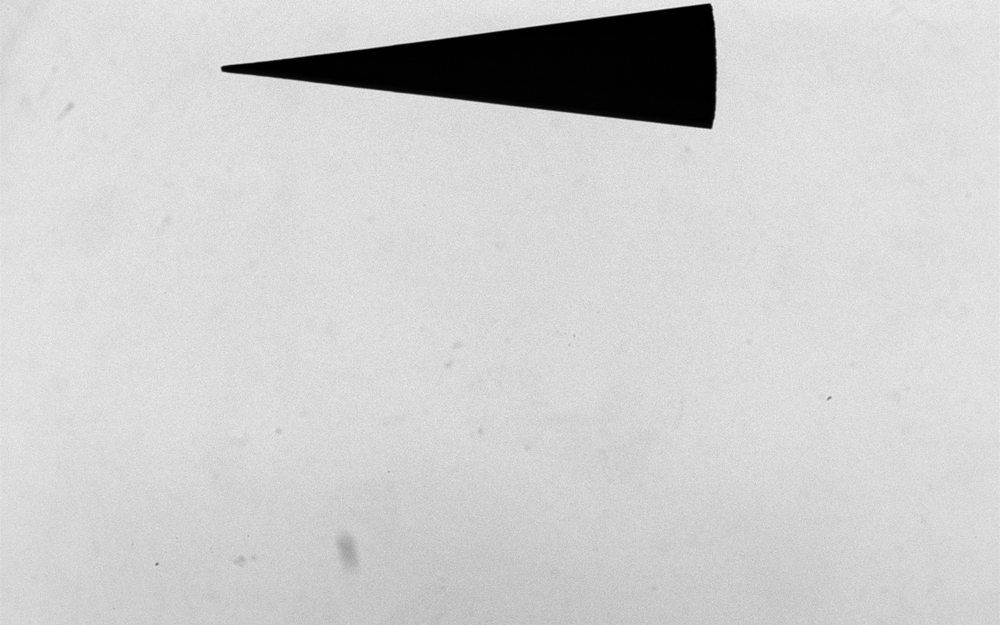
#> input picture data/images/cone_000.tif, 1000 x 625 px, shrunk from 1280 x 800 before the run
$ python -i find_cone_edges.py   (imports and definitions only)
#> lines starting #> are read from the running program, lines starting #| are printed output that depends on the picture; after the words box and inside, x2 and y2 are one past the last pixel; in counts of white or black regions, pixels touching at a corner belong together
#> further down, picture is the input picture: shape (625, 1000); min 0, max 242, mean 205.1
"""
find_cone_edges.py
------------------------

Automatic Python port of the MATLAB edge-tracing routines
(`find_cone_edge_points.m`, `find_nearest_edge_points.m`,
`trace_edge.m`, `trace_edge_stopstart.m`, `get_new_indices.m`)
written by Dr. Stuart Laurence of UMD.

The original MATLAB code relied on the user clicking start/stop points on
every frame.  This version runs fully automatically, which makes it
suitable for batch-processing hundreds of images.

How it works
============
For each image:

1.  The dark cone is segmented from the lighter background using Otsu
    thresholding, and the largest connected component (the cone itself)
    is kept.  Any holes inside the silhouette are filled.

2.  A Canny edge detector is run on the original intensity image with the
    same threshold/sigma defaults as the MATLAB script
    (``threshold = [0.03, 0.1]``, ``smooth_sigma = 1.0``).

3.  Canny edges are restricted to a thin band around the silhouette
    boundary, so stray edges elsewhere in the image cannot contaminate the
    result.

4.  For every image column that contains cone pixels, the top-most and
    bottom-most edge pixels are taken as the upper-surface and
    lower-surface points, respectively.  This is the fully automatic
    equivalent of the manual "start point / stop point" tracing in the
    MATLAB version, and it naturally ignores the vertical base of the
    cone.

5.  Results are written to ``<edge_dir>/frame<N>_upper.txt`` and
    ``<edge_dir>/frame<N>_lower.txt`` in exactly the same tab-separated
    ``x\\ty`` format produced by the MATLAB script, so any downstream
    code that reads those files should continue to work unchanged.

Usage
=====
From the command line::

    python src/find_cone_edges.py \\
        --im-dir  ./data/mfg_m4_cone/images \\
        --edge-dir .data/mfg_m4_cone/edges \\
        --pattern 'cone_{:03d}.tif' \\
        --frames 0-192 \\
        --save-previews-dir ./data/mfg_m4_cone/previews

Or, as a library::

    from find_cone_edges import process_image, process_directory
    process_directory('images/', 'edges/', pattern='cone_{:03d}.tif',
                      preview_dir='previews/')

Dependencies: numpy, scipy, scikit-image, Pillow.  Matplotlib is only
needed if you want to save preview plots (``--save-previews``).
"""

from __future__ import annotations

import argparse
import os
import re
import sys
from dataclasses import dataclass
from pathlib import Path
from typing import Iterable, Optional

import numpy as np
from PIL import Image
from scipy import ndimage
from skimage.feature import canny
from skimage.filters import threshold_otsu


# ---------------------------------------------------------------------------
# Core edge-extraction
# ---------------------------------------------------------------------------


@dataclass
class EdgeResult:
    """Container for the detected upper and lower edge points of one frame."""

    x_upper: np.ndarray
    y_upper: np.ndarray
    x_lower: np.ndarray
    y_lower: np.ndarray

    @property
    def n_upper(self) -> int:
        return len(self.x_upper)

    @property
    def n_lower(self) -> int:
        return len(self.x_lower)


def extract_cone_edges(
    img: np.ndarray,
    canny_sigma: float = 1.0,
    canny_low: float = 0.03,
    canny_high: float = 0.1,
    boundary_band_width: int = 2,
    min_cone_area: int = 500,
) -> EdgeResult:
    """Extract the upper and lower edges of a dark cone on a light background.

    Parameters
    ----------
    img : 2-D ndarray
        Grayscale image, typically ``uint8``.  A 2-D slice of a colour
        image will also work but colour images should be converted first.
    canny_sigma : float
        Standard deviation of the Gaussian smoothing kernel used before
        Canny edge detection (matches MATLAB ``smooth_sigma``).
    canny_low, canny_high : float
        Low/high hysteresis thresholds for Canny, as *fractions* of the
        maximum gradient magnitude (matches the MATLAB ``threshold``
        array ``[0.03, 0.1]``).
    boundary_band_width : int
        How many pixels of dilation are applied to the silhouette
        boundary when masking Canny edges.  The default (2) keeps edges
        within ~2 px of the silhouette.
    min_cone_area : int
        Safety check: raises ``RuntimeError`` if the largest connected
        component has fewer pixels than this.  Helps catch frames where
        the cone is missing or thresholding has failed badly.

    Returns
    -------
    EdgeResult
        Arrays of ``(x, y)`` pixel coordinates for the upper and lower
        surfaces, with the same conventions as the original MATLAB
        output (``x`` = column index, ``y`` = row index, 1-based is
        *not* used -- indices are 0-based as in Python).
    """
#> called with canny_sigma = 1, canny_low = 0.03, canny_high = 0.1, boundary_band_width = 2, min_cone_area = 500
    if img.ndim != 2:
        raise ValueError(f"Expected a 2-D grayscale image, got shape {img.shape}.")

    # 1) Silhouette segmentation ------------------------------------------------
    # Otsu handles a wide range of lighting conditions robustly; the cone is
    # markedly darker than the background in every frame we've seen.
    thresh = threshold_otsu(img)
#> thresh = 109
    binary = img < thresh
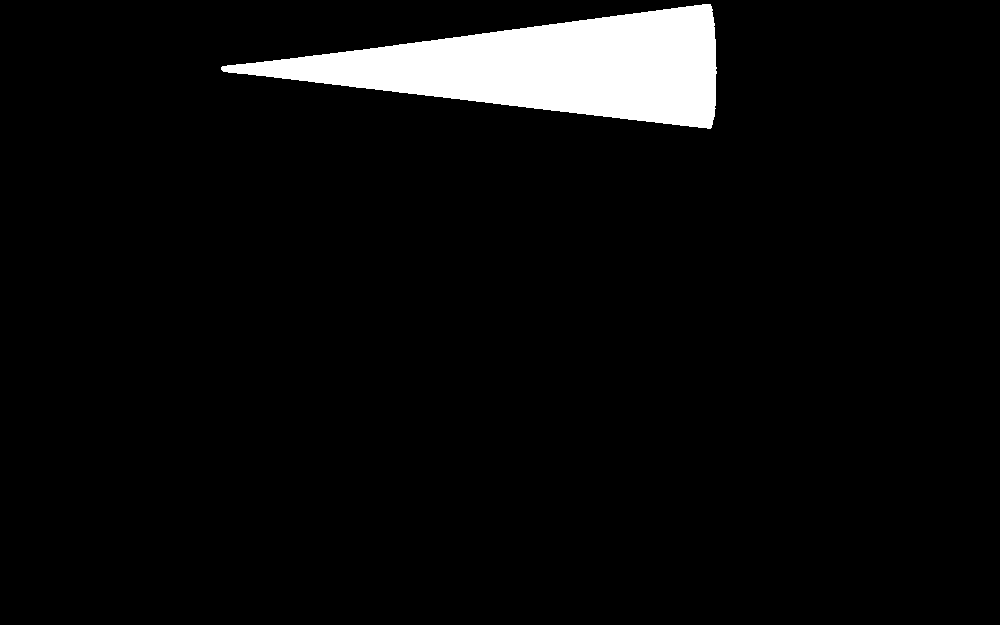
#> binary: shape (625, 1000) bool; 5.2% white; 1 white region, box (x1, y1, x2, y2) and area: (221, 4, 717, 129) 32272

    labels, num = ndimage.label(binary)
#> num = 1
    if num == 0:
        raise RuntimeError("No dark regions found -- thresholding failed.")

    # Component sizes (index 0 is the background label in `labels`, but
    # `ndimage.sum` returns sizes for all labels including 0, so we skip it).
    sizes = ndimage.sum(binary, labels, index=range(num + 1))
#> sizes = [0, 32272]
    biggest_label = int(np.argmax(sizes[1:])) + 1
#> biggest_label = 1
    cone_mask = labels == biggest_label

    if cone_mask.sum() < min_cone_area:
        raise RuntimeError(
            f"Largest dark region has only {int(cone_mask.sum())} pixels "
            f"(< min_cone_area={min_cone_area}). Check threshold / image."
        )

    # Fill any internal holes so the mask's top/bottom rows genuinely
    # represent the outer silhouette.
    cone_mask = ndimage.binary_fill_holes(cone_mask)

    # 2) Canny edges on the original image -------------------------------------
    edges = canny(
        img.astype(float),
        sigma=canny_sigma,
        low_threshold=canny_low,
        high_threshold=canny_high,
        use_quantiles=False,
    )
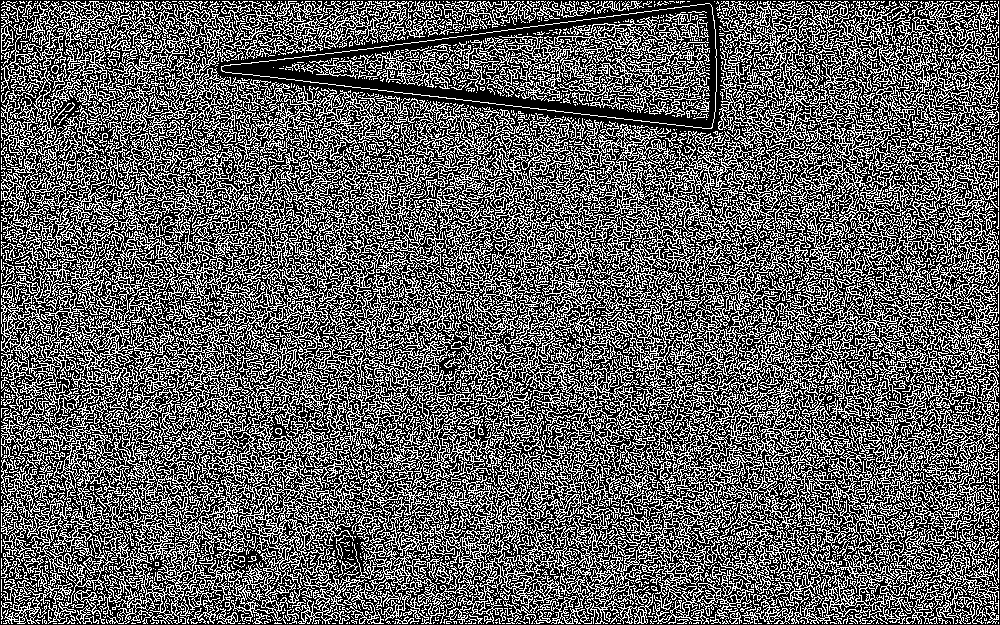
#> edges: shape (625, 1000) bool; 37.6% white in thin lines or dots

    # 3) Keep only edges lying on the cone boundary ----------------------------
    boundary = cone_mask & ~ndimage.binary_erosion(cone_mask)
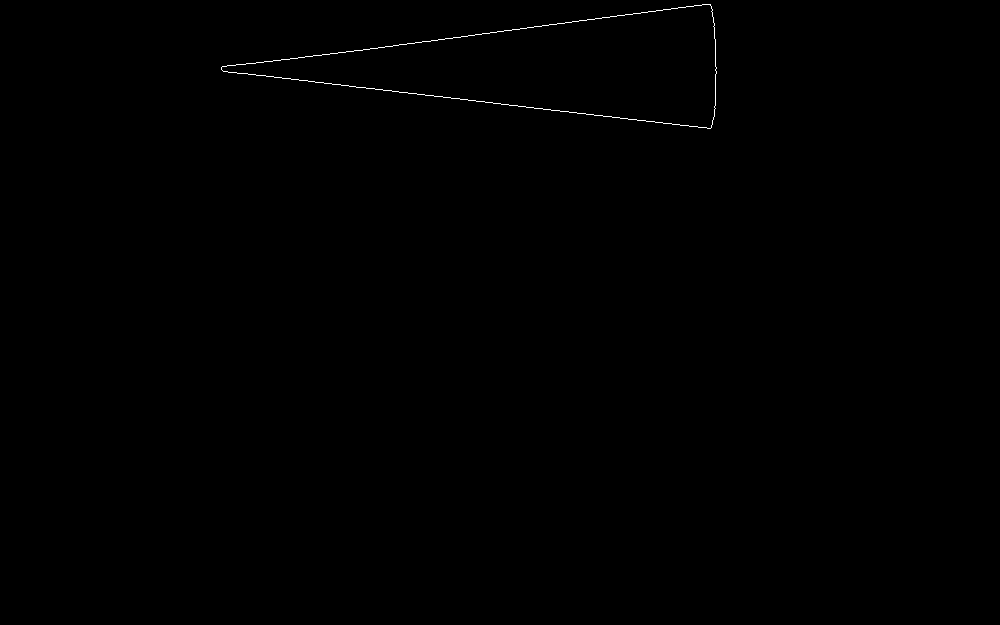
#> boundary: shape (625, 1000) bool; 0.18% white in thin lines or dots, all inside (x1, y1, x2, y2) = (221, 4, 717, 129)
    boundary_band = ndimage.binary_dilation(
        boundary, iterations=max(1, boundary_band_width)
    )
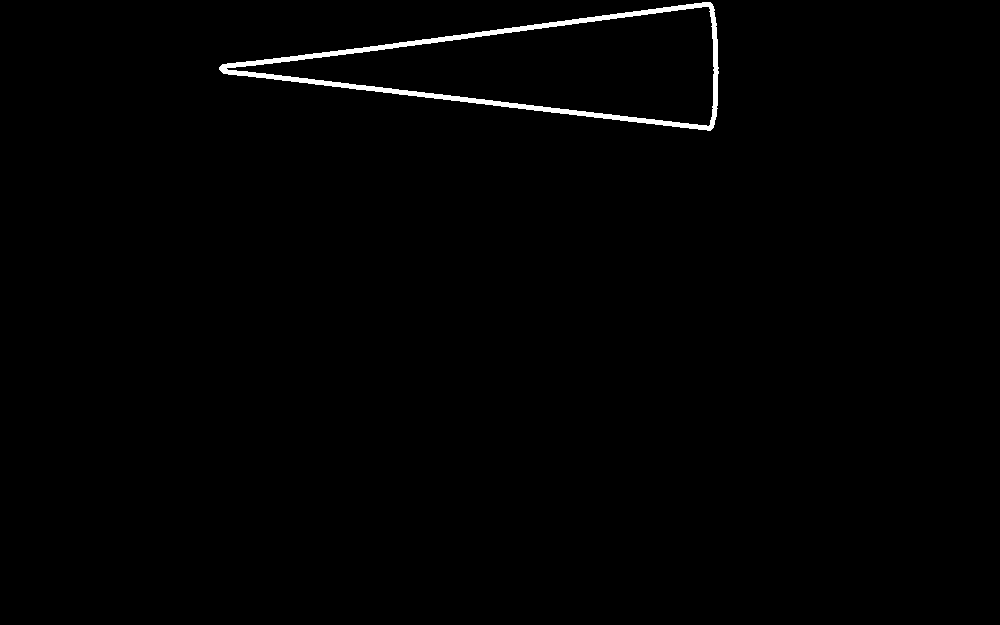
#> boundary_band: shape (625, 1000) bool; 0.88% white; 1 white region, box (x1, y1, x2, y2) and area: (219, 2, 719, 131) 5516
    edges_on_cone = edges & boundary_band
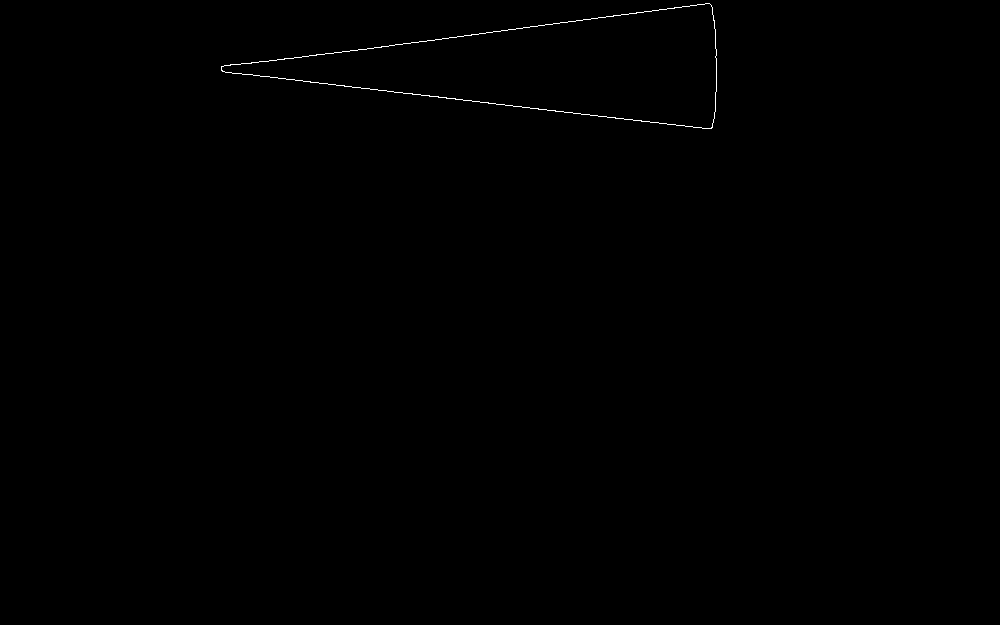
#> edges_on_cone: shape (625, 1000) bool; 0.18% white in thin lines or dots, all inside (x1, y1, x2, y2) = (221, 3, 717, 129)

    # 4) For every column that intersects the cone, take top-most and
    #    bottom-most edge pixel.  These automatically correspond to the
    #    upper and lower cone surfaces; the vertical base is skipped
    #    because its interior rows are neither topmost nor bottommost.
    col_has_cone = cone_mask.any(axis=0)
    cols = np.where(col_has_cone)[0]
#> cols = 496 values from 221 to 716
    if len(cols) == 0:
        raise RuntimeError("Cone mask is empty after processing.")

    x_upper = np.empty(len(cols), dtype=np.int64)
#> x_upper = 496 values, max 4649509218422882304 at index 495, min 94722457148576 at index 2, mean 4.61e+18
    y_upper = np.empty(len(cols), dtype=np.int64)
#> y_upper = 496 values, max 4886442532415733760 at index 495, min 94722458177376 at index 2, mean 4.85e+18
    x_lower = np.empty(len(cols), dtype=np.int64)
#> x_lower = 496 values, max 4886673912605179904 at index 495, min 94722457174880 at index 2, mean 4.85e+18
    y_lower = np.empty(len(cols), dtype=np.int64)
#> y_lower = 496 values, max 4886674138562396160 at index 495, min 94722457178864 at index 2, mean 4.85e+18

    n_up = n_lo = 0
    for x in cols:
        edge_col = edges_on_cone[:, x]
        ys_edge = np.flatnonzero(edge_col)
        if ys_edge.size > 0:
            y_top, y_bot = ys_edge[0], ys_edge[-1]
        else:
            # Fall back to silhouette boundary in this column
            mask_col = cone_mask[:, x]
            ys_mask = np.flatnonzero(mask_col)
            if ys_mask.size == 0:
                continue
            y_top, y_bot = ys_mask[0], ys_mask[-1]

        x_upper[n_up] = x
        y_upper[n_up] = y_top
        n_up += 1
        x_lower[n_lo] = x
        y_lower[n_lo] = y_bot
        n_lo += 1
#> this loop made 496 passes
#> (ys_edge, y_top, y_bot) on passes 1, 2, 10, 31: ([66, 67, 68, 69, 70], 66, 70), ([66, 70, 71], 66, 71), ([64, 65, 72], 64, 72), ([62, 63, 74], 62, 74)
#> (y_top, y_bot) on passes 3 to 8: (66, 71), (65, 71), (65, 72), (65, 72), (65, 72), (65, 72)
#> after the loop, n_lo = 496; n_up = 496; x_lower = 496 values from 221 to 716; x_upper = 496 values from 221 to 716; y_lower = 496 values, max 128 at index 481, min 70 at index 0, mean 100; y_upper = 496 values, max 66 at index 0, min 3 at index 484, mean 34.77

    return EdgeResult(
        x_upper=x_upper[:n_up].astype(float),
        y_upper=y_upper[:n_up].astype(float),
        x_lower=x_lower[:n_lo].astype(float),
        y_lower=y_lower[:n_lo].astype(float),
    )


# ---------------------------------------------------------------------------
# I/O helpers
# ---------------------------------------------------------------------------


# [244 lines left out: functions write_edge_file, process_image, _save_preview, _parse_frame_spec, process_directory, _build_argparser and 1 more, not called in this run]


# [2 lines not run here, left out]

>>> import cv2
>>> picture = cv2.imread('../data/images/cone_000.tif', cv2.IMREAD_GRAYSCALE)
>>> result = extract_cone_edges(picture)
